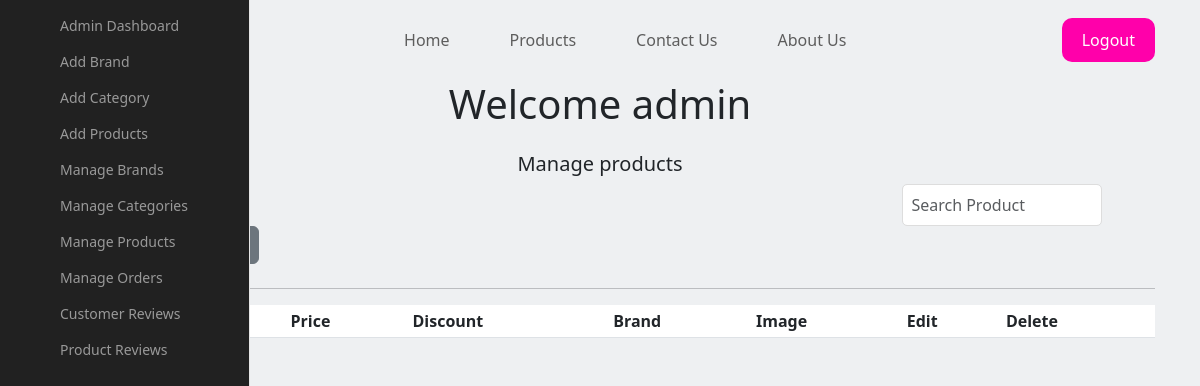
The page /adminpage (signed in) on the database as committed earlier.
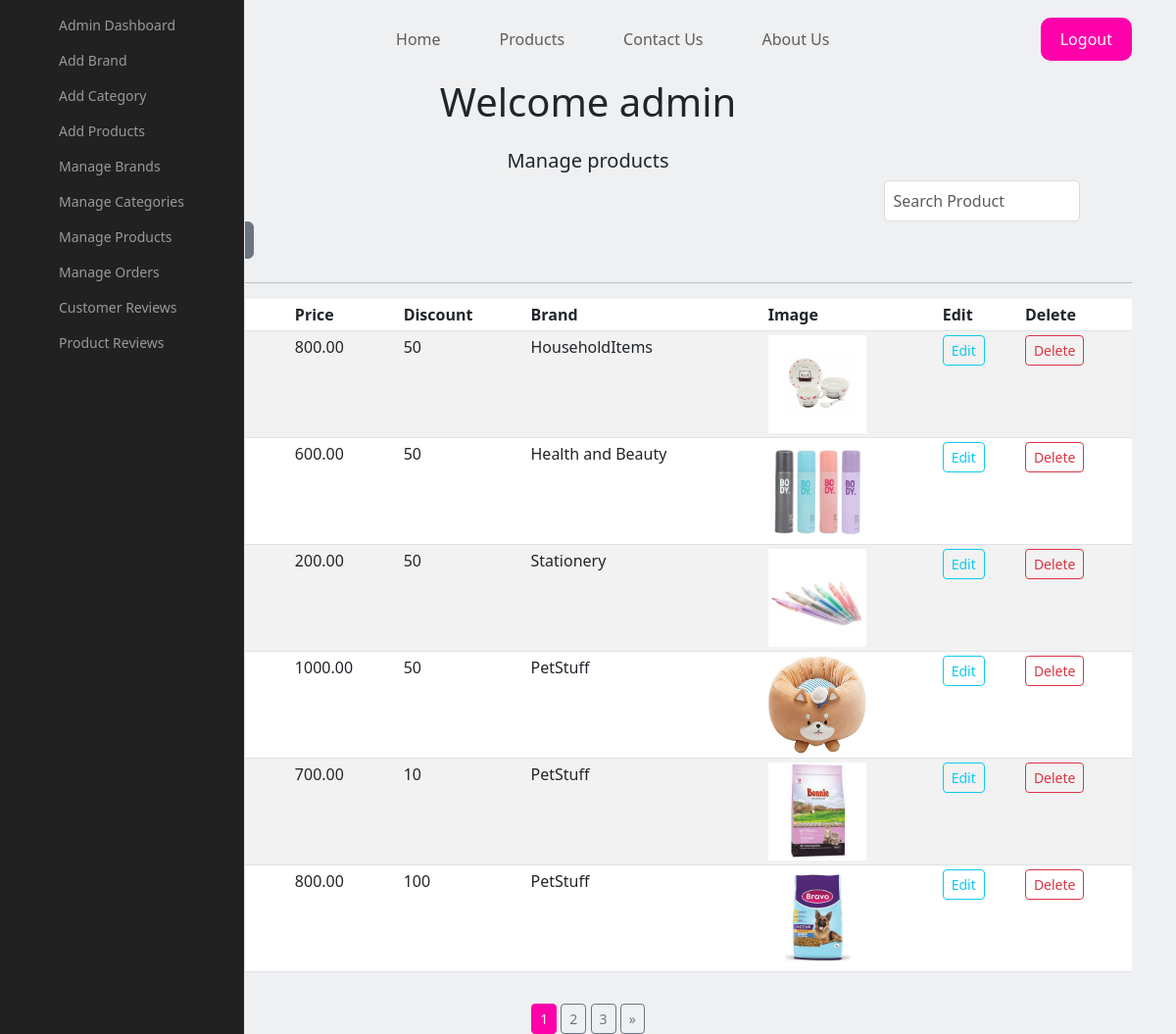
The same page on the database as committed later.
### shop/products/models.py (models this page shows, shortened)
class Addproduct(db.Model):
    __searchbale__ = ['name', 'desc']
    id = db.Column(db.Integer, primary_key=True)
    name = db.Column(db.String(80), nullable=False)
    price = db.Column(db.Numeric(10,2), nullable=False)
    discount = db.Column(db.Integer, default=0)
    stock = db.Column(db.Integer, nullable=False)
    colors = db.Column(db.Text, nullable=False)
    desc = db.Column(db.Text, nullable=False)
    pub_date = db.Column(db.DateTime, nullable=False, default=datetime.utcnow)
    brand_id = db.Column(db.Integer, db.ForeignKey('brand.id'), nullable=False)
    brand = db.relationship('Brand', backref=db.backref('brands', lazy=True))
    category_id = db.Column(db.Integer, db.ForeignKey('category.id'), nullable=False)
    category = db.relationship('Category', backref=db.backref('categories', lazy=True))
    image_1 = db.Column(db.String(150), nullable=False, default='image.jpg')
    image_2 = db.Column(db.String(150), nullable=False, default='image.jpg')
    image_3 = db.Column(db.String(150), nullable=False, default='image.jpg')

class Brand(db.Model):
    __searchbale__ = ['name']
    id = db.Column(db.Integer, primary_key=True)
    name = db.Column(db.String(30), nullable=False, unique=True)

### shop/admin/routes.py (the view)
@app.route('/adminpage')
def adminpage():
    if 'email' not in session:
        flash(f'Please login first','danger')
        return redirect(url_for('login'))
    page = request.args.get('page',1, type=int)
    products = Addproduct.query.paginate(page=page, per_page=6)
    return render_template('admin/index.html', title='Admin Page', products=products)

### shop/templates/admin/index.html (shortened to what this page needs)
{% extends 'layout.html' %}
{% block content %}
<div class="landing-page">
    <header>
        <div class="container">
            <a href="{{url_for('home')}}" class="logo">MOCHI <b>MOCHI</b></a>
            <ul class="links">
                <li><a href="{{url_for('home')}}">Home</a></li>
                <li><a href="{{url_for('products')}}">Products</a></li>
                <li><a href="{{url_for('contact')}}">Contact Us</a></li>
                <li><a href="{{url_for('about')}}">About Us</a></li>
            </ul>
            <a href="{{ url_for('login') }}" class="logout-link">Logout</a>
        </div>
    </header>
</div>
<div class="text-center h1">Welcome admin</div>
<div class="container">
    <div class="text-center h5 mt-4">Manage products</div>
    <div class="dashboard-button">
    <a href="{{url_for('dashboard')}}", class="btn btn-sm btn-outline-secondary" style="margin-left: 0px">Back to dashboard</a>
    <form action="{{url_for('product_result')}}" class="form-inline my-2 my-lg-0">
        <input class="dashboard-search-form search-form form-control mr-sn-2" type="search" placeholder="Search Product" name="q" aria-label="Search">
        <button class="dashboard-search-button search-button btn btn-secondary my-2 my-sm-0" type="submit">Search</button>
    </form>
</div>
</div>
{% include 'sidebar.html' %}
<div class="container mt-4">
    <hr>
    <table class="table table-sm table-condensed table-striped table-hover">
        <thead>
            <th>Sr</th>
            <th>Product</th>
            <th>Price</th>
            <th>Discount</th>
            <th>Brand</th>
            <th>Image</th>
            <th>Edit</th>
            <th>Delete</th>
        </thead>
        <tbody>
            {% for product in products.items %}
            <tr>
                <td>{{loop.index}}</td>
                <td>{{product.name}}</td>
                <td>{{product.price}}</td>
                <td>{{product.discount}}</td>
                <td>{{product.brand.name}}</td>
                <td><img src="{{url_for('static', filename='images/' + product.image_1)}}" width="100" height="100"></td>
                <td><a href="{{url_for('updateproduct', id=product.id)}}", class="btn btn-sm btn-outline-info">Edit</a></td>
                <td>
                    <button type="button" class="btn btn-sm btn-outline-danger" data-bs-toggle="modal" data-bs-target="#exampleModal-{{product.id}}">
                        Delete
                      </button>
                </td>
            </tr>
            {% endfor %}
        </tbody>
      </table>
      <div class="row">
        <div class="col text-center">
        {% for page_num in products.iter_pages(left_edge=1, right_edge=1, left_current=1, right_current=1) %}
        {% if page_num %}
        {% if products.page == page_num %}
        <a href="{{url_for('adminpage', page=page_num)}}" class="btn btn-sm btn-info mt-3">{{page_num}}</a>
        {% else %}
        <a href="{{url_for('adminpage', page=page_num)}}" class="btn btn-sm btn-outline-secondary mt-3">{{page_num}}</a>
        {% endif %}
        {% else %}
        ...
        {% endif %}
        {% endfor%}
        {% if products.has_next %}
        <a href="{{url_for('adminpage', page=products.next_num)}}" class="btn btn-sm btn-outline-secondary mt-3">&raquo;</a>
        {% endif %}
        </div>
    </div>
</div>
{% endblock content %}

### shop/templates/layout.html (shortened to what this page needs)
<!DOCTYPE html>
<html lang="en">
  <head>
    <link href="{{ url_for('static', filename='css/bootstrap.min.css')}}" rel="stylesheet">
  </head>
  <body>
    {% block content %}{% endblock content %}
  </body>
</html>

### shop/templates/sidebar.html (shortened to what this page needs)
<nav class="main-menu">
    <ul>
        <li>
            <a href="{{url_for('dashboard')}}">
                <i class="fa fa-home fa-2x"></i>
                <span class="nav-text">
                    Admin Dashboard
                </span>
            </a>
        </li>
        <li>
            <a href="{{url_for('addbrand')}}">
                <i class="fa fa-home fa-2x"></i>
                <span class="nav-text">
                    Add Brand
                </span>
            </a>
        </li>
        <li>
            <a href="{{url_for('addcategory')}}">
                <i class="fa fa-home fa-2x"></i>
                <span class="nav-text">
                    Add Category
            </span>
            </a>
        </li>
        <li>
            <a href="{{url_for('addproduct')}}">
                <i class="fa fa-home fa-2x"></i>
                <span class="nav-text">
                    Add Products
                </span>
            </a>
        </li>
        <li>
            <a href="{{url_for('brands')}}">
                <i class="fa fa-home fa-2x"></i>
                <span class="nav-text">
                    Manage Brands
                </span>
            </a>
        </li>
        <li>
            <a href="{{url_for('category')}}">
                <i class="fa fa-home fa-2x"></i>
                <span class="nav-text">
                    Manage Categories
            </span>
        </a>
    </li>
    <li>
        <a href="{{url_for('adminpage')}}">
            <i class="fa fa-home fa-2x"></i>
            <span class="nav-text">
                Manage Products
            </span>
        </a>
    </li>
    <li>
        <a href="{{url_for('admin_orders')}}">
            <i class="fa fa-home fa-2x"></i>
            <span class="nav-text">
                Manage Orders
            </span>
        </a>
    </li>
    <li>
        <a href="{{url_for('admin_reviews')}}">
            <i class="fa fa-home fa-2x"></i>
            <span class="nav-text">
                Customer Reviews
            </span>
        </a>
    </li>
    <li>
        <a href="{{url_for('product_reviews')}}">
            <i class="fa fa-home fa-2x"></i>
            <span class="nav-text">
                Product Reviews
            </span>
        </a>
    </li>
</ul>
</nav>

Rows that differ between the two databases and show on the page:
added Addproduct: price "800.00", discount "50", brand.name "HouseholdItems", image_1 (picture)
added Addproduct: price "600.00", discount "50", brand.name "Health and Beauty", image_1 (picture)
added Addproduct: price "200.00", discount "50", brand.name "Stationery", image_1 (picture)
added Addproduct: price "1000.00", discount "50", brand.name "PetStuff", image_1 (picture)
added Addproduct: price "700.00", discount "10", brand.name "PetStuff", image_1 (picture)
added Addproduct: price "800.00", discount "100", brand.name "PetStuff", image_1 (picture)
Other text that changed with them:
new list line: "1"
new list line: "2"
new list line: "3"
